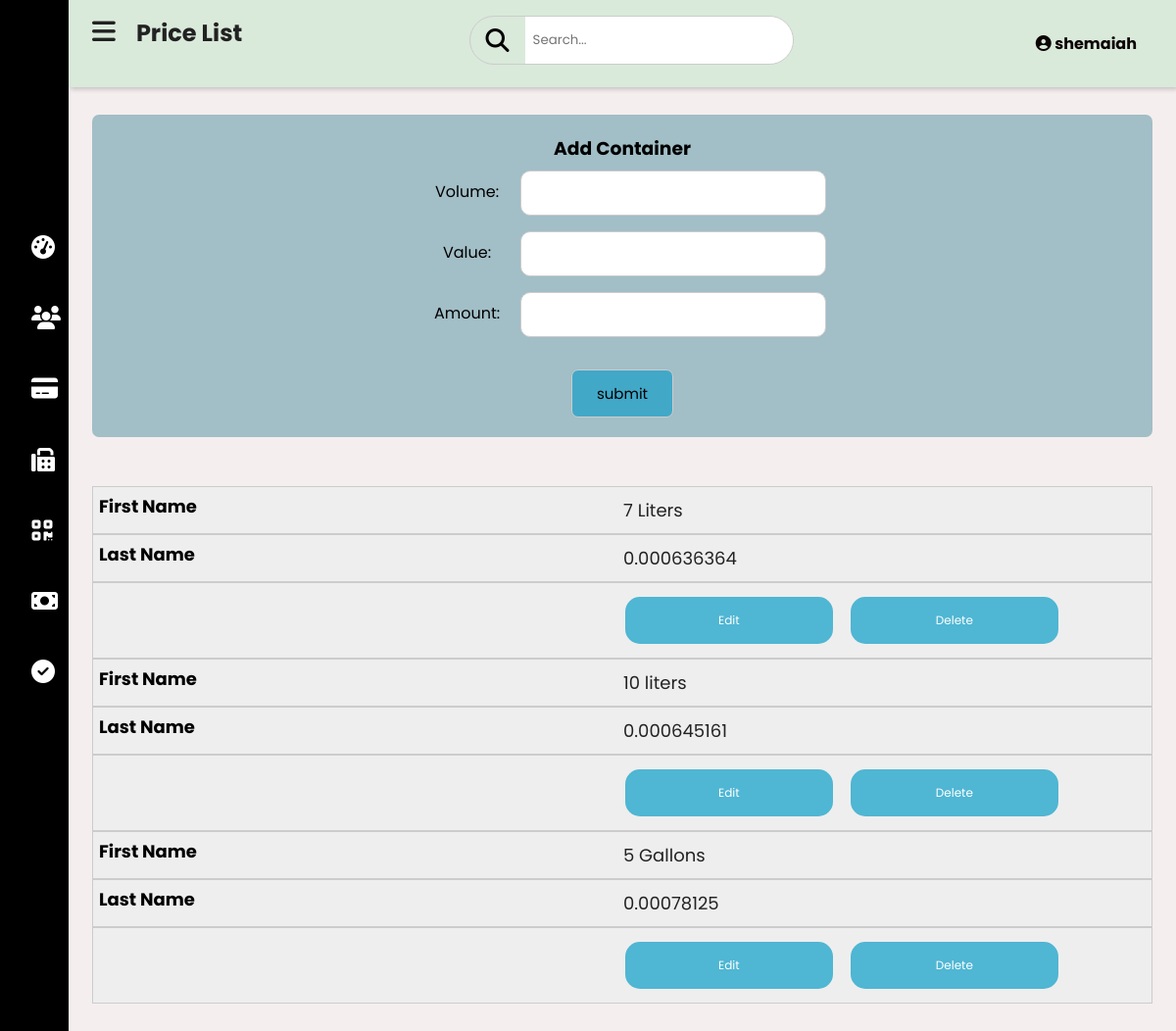
The app's page /price.php (signed in), older data.
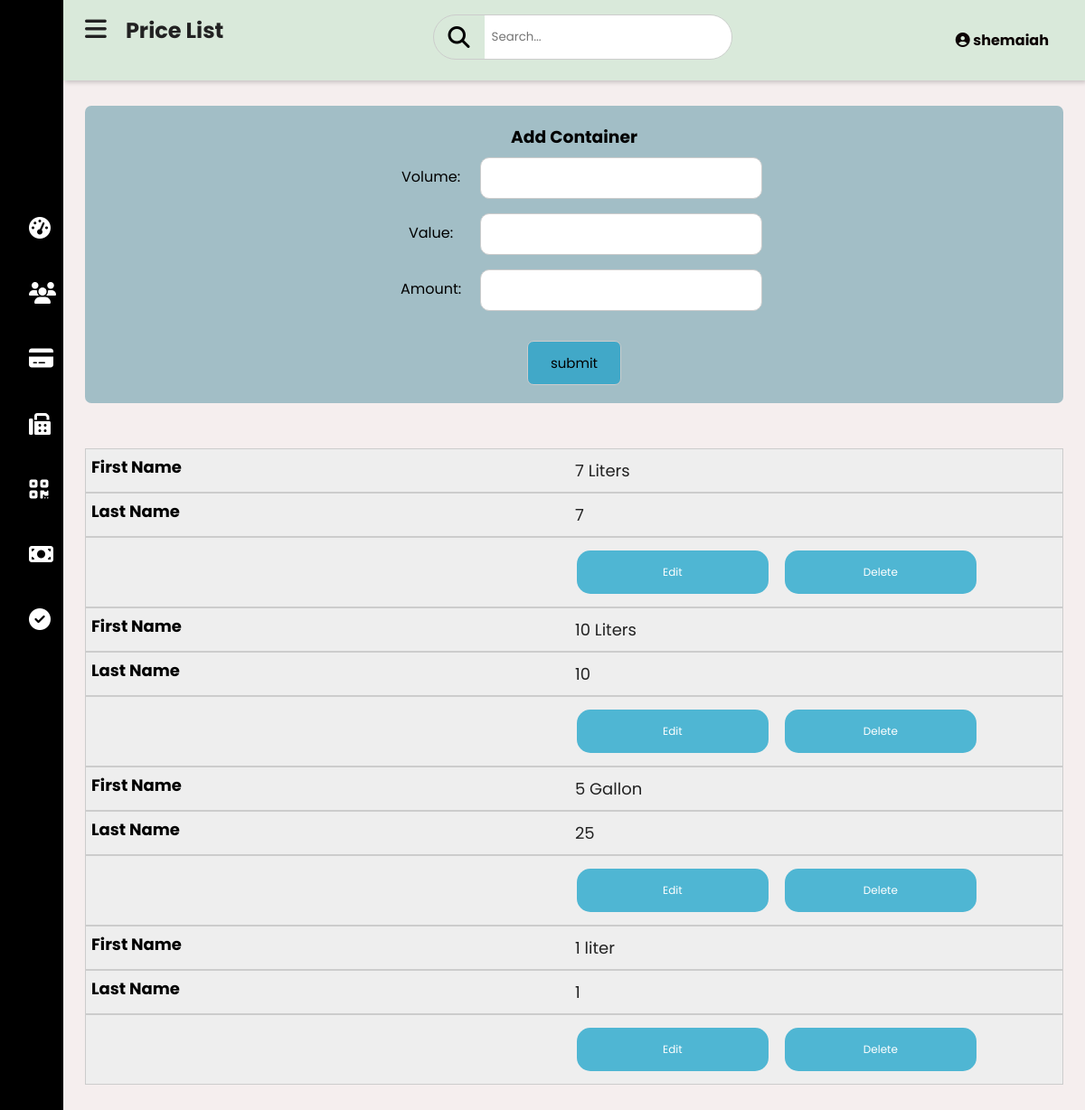
The same page, newer data.
### tables this page shows
CREATE TABLE `price_list` (
  `price_id` int(11) NOT NULL,
  `volume` varchar(50) NOT NULL,
  `value` float NOT NULL,
  `container_price` float NOT NULL
);

### price.php (the view, shortened to what this page needs)
<?php
include("dashboard.php");
$id = $_SESSION['login_id'];
$query_admin_username = $pdo->prepare("SELECT * FROM login a INNER JOIN  admin b
ON a.admin_id = b.admin_id WHERE a.login_id = '$id'");
$query_admin_username->execute();
$row = $query_admin_username->fetch();
$username = $row['username'];
?>
<!DOCTYPE html>
<html>
<html lang="en">
<head>
  <link rel="stylesheet" href="css/price.css">
  <link rel="stylesheet" href="https://cdnjs.cloudflare.com/ajax/libs/font-awesome/6.1.1/css/all.min.css">
</head>
    <body>
    <div class="main-content">
      <header>
        <h2>
          <label for="nav-toggle">
            <span class="fas fa-bars"></span>
          </label>
          Price List
        </h2>
        <div class="search-wrapper">
          <span class="fas fa-search"> </span>
          <input type="search" placeholder="Search..." />
        </div>
        <div class="user-wrapper">
        <div class="user-wrapper">
<div class="dropdown">
<h4 class="dropbtn"><i class="fas fa-user-circle"></i>&nbsp;<?php echo $username;?> </h4>
</div>
         </div>
        </div>
      </header>
     <main>
<form action="pricelist.php" method="POST">
<center>
<div class="con">
<h3>Add Container</h3>
<label for="" class="vol">Volume:</label>
<input type="text" id="in"  name="volume" required  >
<br>
<label for="" class="vol">Value:</label>
<input type="text" id="in"  name="value" required >
<br>
<label for="" class="vol">Amount:</label>
<input type="text" id="in"  name="container_price" required >
<br><br>
<input type='submit' name='submit'  value='submit'/></center>
</form>
<table style="width:100%">
<?php
$query = $pdo->prepare("SELECT * FROM price_list  " );
$query->execute();
while($rows = $query->fetch()){
  $volume = $rows['volume'];
  $container_price = $rows['container_price'];
  $id = $rows['price_id'];
  ?>
  <tbody>
    <tr>
      <td data-column="First Name"><?php echo $volume;?></td>
      <td data-column="Last Name"><?php echo $container_price;?></td>
     <td>
     <a class="button2" href="edit_price.php?id=<?php echo $id;?> "><i class=""></i> Edit</button> </a> &nbsp;&nbsp;&nbsp;
     <a class=" button2" href="delete_price.php?id=<?php echo $id;?> ">Delete</button> </a>
     </td>
</tr>
    <?php
}
?>
  </tbody>
</table>

Row changes from the older to the newer data that the page shows:
changed price_list "7 Liters": container_price "0.000636364" → "7"
changed price_list: volume "10 liters" → "10 Liters"; container_price "0.000645161" → "10"
changed price_list: volume "5 Gallons" → "5 Gallon"; container_price "0.00078125" → "25"
added price_list: volume "1 liter", container_price "1"
